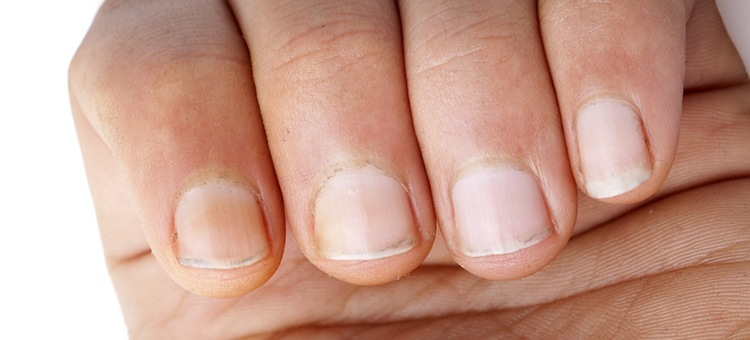
#> input picture MachineLearning_mmf_2021/data/nails/nails_segmentation/images/09aefeec-e05f-11e8-87a6-0242ac1c0002.jpg, 750 x 340 px; its folder holds only this picture in this run
$ jupyter execute HW-II-3.ipynb
#> lines starting #> are read from the running program, lines starting #| are printed output that depends on the picture
# Практическая работа II - 3

## Задания

1. Для данных Nails segmentation объедините пары изображение-маска
2. Выведите по очереди пары с помощью OpenCV эти пары (переключение по нажатию клавиши)
3. Выделите контуры на масках и отрисуйте их на изображениях
4. Воспроизведите видеофайл с помощью OpenCV в градациях серого

[cell 1]
# 1

import os
import sys
import cv2
import numpy as np

nails_path = "data/nails/nails_segmentation"
images_path = nails_path + "/images"
labels_path = nails_path + "/labels"

images_dir = os.listdir(images_path)
labels_dir = os.listdir(labels_path)

images_filename = ["/".join([images_path, img]) for img in images_dir]
labels_filename = ["/".join([labels_path, img]) for img in labels_dir]

data_filename = list(zip(images_filename, labels_filename))
data = [(cv2.imread(train[0]), cv2.imread(train[1]))
        for train in data_filename]
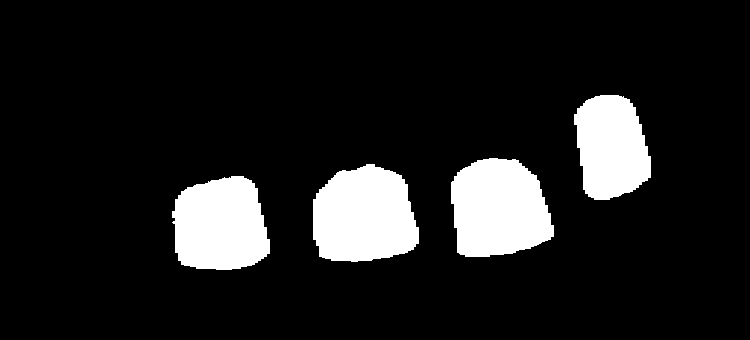
#> input picture MachineLearning_mmf_2021/data/nails/nails_segmentation/labels/09aefeec-e05f-11e8-87a6-0242ac1c0002.jpg, 750 x 340 px
#> data = 1 item

[cell 2]
# 2

cv2.namedWindow("Image-Label")
for pair in data:
    cv2.imshow("Image-Label", np.concatenate((pair[0], pair[1]), axis=1))
    k = cv2.waitKey(100000)
    if k == 'w':  # toggle current image
        continue
    elif k == 27:  #escape key
        break
#> this loop made 1 pass; (key q is pressed on pass 1)
#> pass 1, `cv2.imshow("Image-Label", np.concatenate((pair[0], pair[1]), axis=1))`:
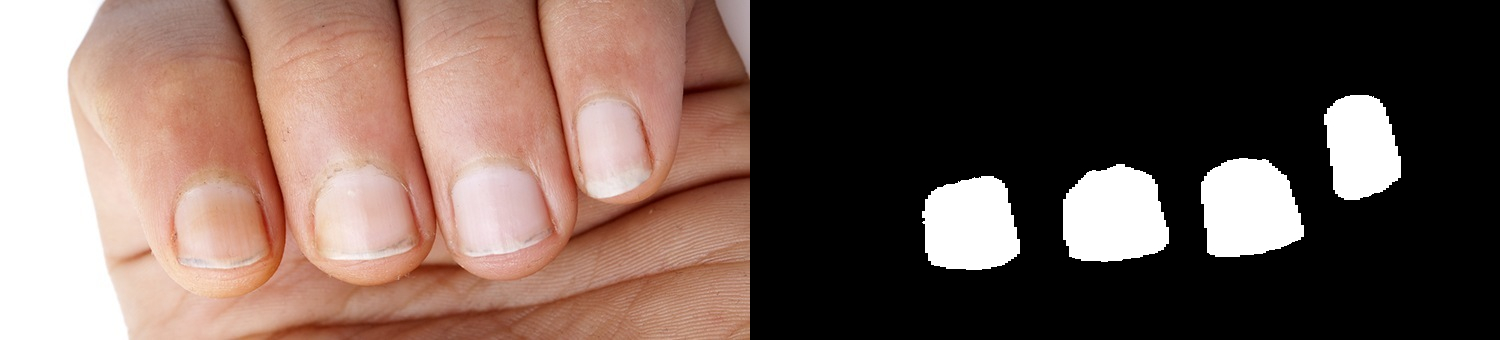
#> window 'Image-Label': shape (340, 1500, 3); mean B, G, R 85.5, 93.6, 115.2

cv2.destroyAllWindows()

[cell 3]
# 3

import matplotlib.pyplot as plt

marked_data = [np.copy(pair[0]) for pair in data]
#> marked_data = 1 item
i = 0
for pair in data:
    imgray = cv2.cvtColor(pair[1], cv2.COLOR_BGR2GRAY)
    ret, thresh = cv2.threshold(imgray, 127, 255, 0)
    contours, hierarchy = cv2.findContours(thresh, cv2.RETR_TREE, cv2.CHAIN_APPROX_SIMPLE)
    cv2.drawContours(marked_data[i], contours, -1, (0,255,0), 3)
    i += 1
#> this loop made 1 pass
#> i on pass 1: 1
#> after the loop, i = 1

cv2.namedWindow("Image-MarkedImage")
for i in range(len(data)):
    cv2.imshow("Image-MarkedImage", np.concatenate((data[i][0], marked_data[i]), axis=1))
    k = cv2.waitKey(-1)
    if k == 'w':  # toggle current image
        continue
    elif k == 27:  #escape key
        break
#> this loop made 1 pass; (key q is pressed on pass 1)
#> pass 1, `cv2.imshow("Image-MarkedImage", np.concatenate((data[i][0], marked_dat..`:
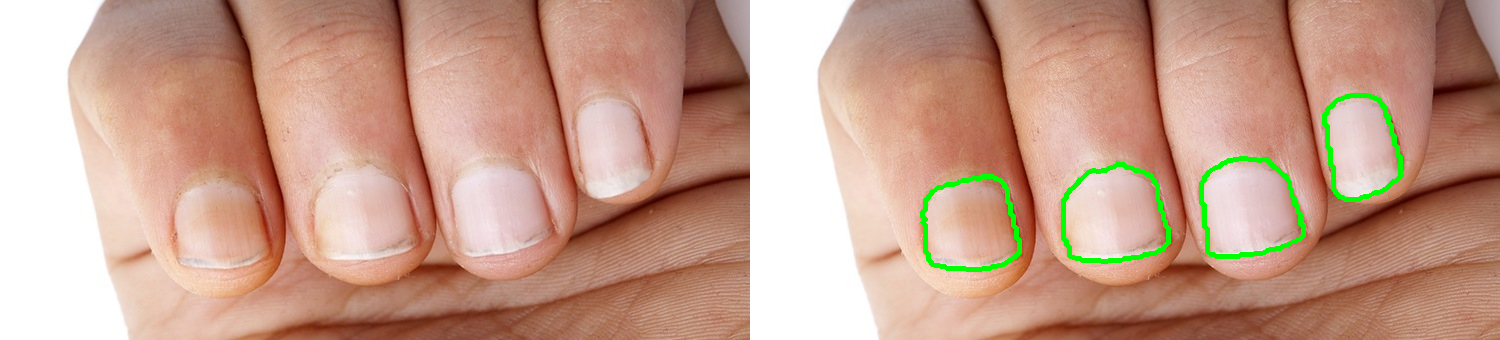
#> window 'Image-MarkedImage': shape (340, 1500, 3); mean B, G, R 139.1, 158.3, 197.7

cv2.destroyAllWindows()
